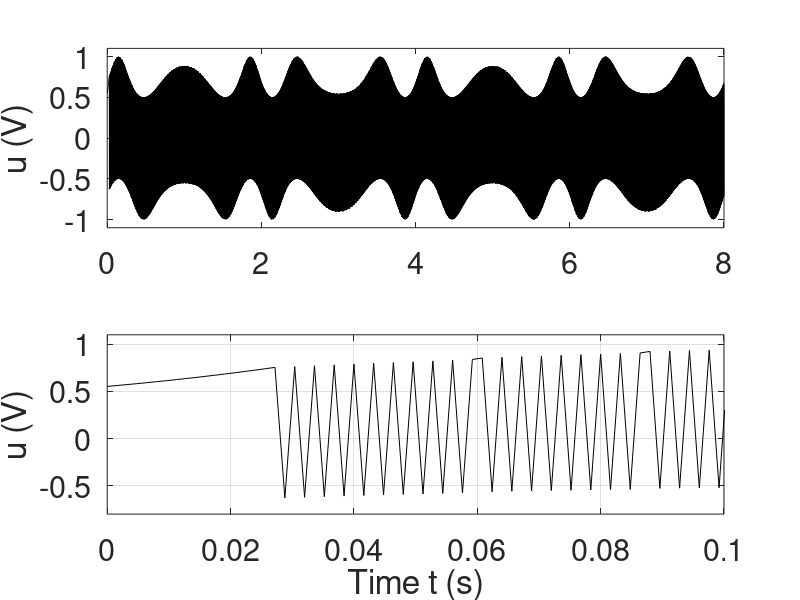

MATLAB code for this plot:
x(1)=0;
t(1)=0;
y(1)=0.08;
n=5000;
tmax=8.;
dt=tmax/n;
Q=1;
R=1;
gamma=1;
e(1)=x(1)-0.08*sin(pi/2*t(1));
u(1)=0;

for i=1:n-1,
    
f2(i)=-6.5*(y(i)-0.08*pi/2*cos(0.5*pi*t(i)))-(0.56+1.85*abs(y(i)-0.08*pi/2*cos(0.5*pi*t(i))))*sign(y(i)-0.08*pi/2*cos(0.5*pi*t(i)))-0.56*sin(28.09*pi*(x(i)));
    
g2(i)=1.5;
    
if y(i)-0.08*pi/2*cos(0.5*pi*t(i))>0 | y(i)-0.08*pi/2*cos(0.5*pi*t(i))==0
u(i)=-1/g2(i)*(f2(i)+sqrt(f2(i)^2+Q*g2(i)^2/R));
elseif y(i)-0.08*pi/2*cos(0.5*pi*t(i))<0
u(i)=-1/g2(i)*(f2(i)-sqrt(f2(i)^2+Q*g2(i)^2/R));
end
 
t(i+1)=t(i)+dt;
 
x(i+1)=x(i)+dt*y(i);
    
if (y(i)-0.08*pi/2*cos(0.5*pi*t(i)))>0 | (y(i)-0.08*pi/2*cos(0.5*pi*t(i)))==0
y(i+1)=y(i)-dt*((gamma*sqrt(f2(i)^2+Q*g2(i)^2/R))+randn(1)*1e-6);
elseif (y(i)-0.08*pi/2*cos(0.5*pi*t(i)))<0
y(i+1)=y(i)+dt*((gamma*sqrt(f2(i)^2+Q*g2(i)^2/R))+randn(1)*1e-6); 
end

e(i+1)=x(i+1)-0.08*sin(pi/2*t(i+1));

end
 
f2(n)=-6.5*(y(n)-0.08*pi/2*cos(0.5*pi*t(n)))-(0.56+1.85*abs(y(n)-0.08*pi/2*cos(0.5*pi*t(n))))*sign(y(n)-0.08*pi/2*cos(0.5*pi*t(n)))-0.56*sin(28.09*pi*(x(n)));
    
g2(n)=1.5;
   
if (y(n)-0.08*pi/2*cos(0.5*pi*t(n)))>0 | (y(n)-0.08*pi/2*cos(0.5*pi*t(n)))==0
u(n)=-1/g2(n)*(f2(n)+sqrt(f2(n)^2+Q*g2(n)^2/R));
elseif (y(n)-0.08*pi/2*cos(0.5*pi*t(n)))<0
u(n)=-1/g2(n)*(f2(n)-sqrt(f2(n)^2+Q*g2(n)^2/R));
end
 
subplot(2,1,1),plot(t,u,'k-')

axis([0 8 -1.1 1.1])
ylabel('u (V)')
set(gca,'FontSize',22)

hold on;

subplot(2,1,2),plot(t,u,'k-')
axis([0 0.1 -0.8 1.1])
ylabel('u (V)')

xlabel('Time t (s)')
set(gca,'FontSize',22)

grid
exportgraphics(gcf, '/Users/Apple/work/tracking-control-network/research-vault/Research Journal/Paper/figures/images/piezo_control_signal.png', 'Resolution', 300);
clear all;
